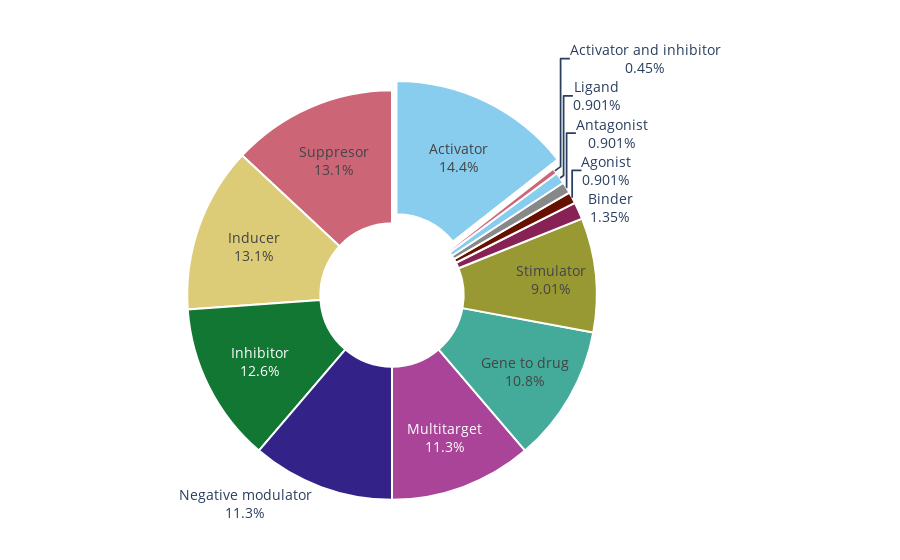

Notebook cell for this chart:
### Code cell
import pandas as pd
import plotly.express as px

# --- Copy and clean ---
tdf = df.copy()

# Ensure column is string before splitting (handle NaN safely)
tdf['What type of interaction?'] = (
    tdf['What type of interaction?']
    .fillna('')  # replace NaN with empty string
    .astype(str)
    .apply(lambda x: [s.strip().capitalize() for s in x.split(',') if s.strip() != ''])
)

# --- Explode into one row per interaction type ---
tdf = tdf.explode('What type of interaction?')

# --- Drop empty values ---
tdf = tdf[tdf['What type of interaction?'].notna() & (tdf['What type of interaction?'] != '')]

# --- Count frequency ---
interaction_counts = tdf['What type of interaction?'].value_counts().reset_index()
interaction_counts.columns = ['Interaction Type', 'Count']

# --- Plotly Pie Chart ---
fig = px.pie(
    interaction_counts,
    names='Interaction Type',
    values='Count',
    title='',
    color='Interaction Type',
    color_discrete_sequence=px.colors.qualitative.Safe,
    hole=0.35
)

fig.update_traces(
    textinfo='label+percent',
    textfont_size=14,
    pull=[0.05 if i == 0 else 0 for i in range(len(interaction_counts))],
    marker=dict(line=dict(color='white', width=2))
)

fig.update_layout(
    title=dict(x=0.5, xanchor='center', font=dict(size=22)),
    showlegend=False,
    plot_bgcolor='white',
    paper_bgcolor='white',
    margin=dict(l=50, r=50, t=80, b=50)
)

fig.show()
fig.write_image("interaction_type_pie.png", scale=3, width=1200, height=800)

### Figure 1 — Plotly figure (JSON) as saved in the notebook; plotly's stock layout.template omitted (floating-point values rounded to 4 significant figures)
{"data": [{"customdata": [["Activator"], ["Suppresor"], ["Inducer"], ["Inhibitor"], ["Negative modulator"], ["Multitarget"], ["Gene to drug"], ["Stimulator"], ["Binder"], ["Agonist"], ["Antagonist"], ["Ligand"], ["Activator and inhibitor"]], "domain": {"x": [0, 1], "y": [0, 1]}, "hole": 0.35, "hovertemplate": "Interaction Type=%{customdata[0]}<br>Count=%{value}<extra></extra>", "labels": ["Activator", "Suppresor", "Inducer", "Inhibitor", "Negative modulator", "Multitarget", "Gene to drug", "Stimulator", "Binder", "Agonist", "Antagonist", "Ligand", "Activator and inhibitor"], "legendgroup": "", "marker": {"colors": ["rgb(136, 204, 238)", "rgb(204, 102, 119)", "rgb(221, 204, 119)", "rgb(17, 119, 51)", "rgb(51, 34, 136)", "rgb(170, 68, 153)", "rgb(68, 170, 153)", "rgb(153, 153, 51)", "rgb(136, 34, 85)", "rgb(102, 17, 0)", "rgb(136, 136, 136)", "rgb(136, 204, 238)", "rgb(204, 102, 119)"], "line": {"color": "white", "width": 2}}, "name": "", "pull": [0.05, 0, 0, 0, 0, 0, 0, 0, 0, 0, 0, 0, 0], "showlegend": true, "textfont": {"size": 14}, "textinfo": "label+percent", "type": "pie", "values": [32, 29, 29, 28, 25, 25, 24, 20, 3, 2, 2, 2, 1]}], "layout": {"legend": {"tracegroupgap": 0}, "margin": {"b": 50, "l": 50, "r": 50, "t": 80}, "paper_bgcolor": "white", "piecolorway": ["rgb(136, 204, 238)", "rgb(204, 102, 119)", "rgb(221, 204, 119)", "rgb(17, 119, 51)", "rgb(51, 34, 136)", "rgb(170, 68, 153)", "rgb(68, 170, 153)", "rgb(153, 153, 51)", "rgb(136, 34, 85)", "rgb(102, 17, 0)", "rgb(136, 136, 136)"], "plot_bgcolor": "white", "showlegend": false, "title": {"font": {"size": 22}, "x": 0.5, "xanchor": "center"}}}
